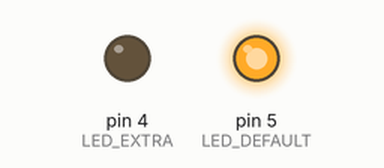
Bench run of a sketch on a simulated Arduino Uno, built with avr-gcc and run on an emulated ATmega328P. On the bench: output pins drawn as LEDs (lit = HIGH).

Above: at 0.4 s.
At 1.4 s:
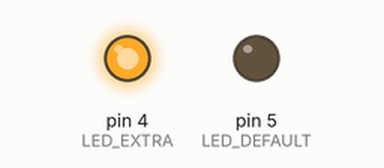
At 2.4 s:
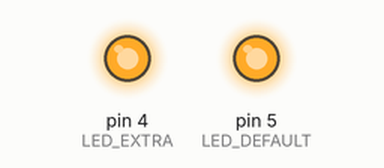
At 5.9 s:
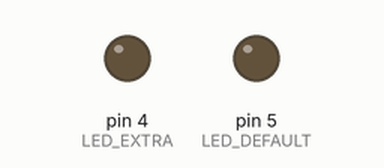
Timing chart, 0 to 7.1 s (numbered marks = the images above):
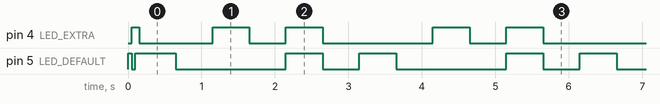

The sketch:

Roost_lab1.ino
```cpp
// =============================================================================
// File: Roost_lab1.ino LED's
// Desc: Roost! An open source implementaion of a temperature and motion
//       monitoring station based on an ESP8266 with temperature, humidity,
//       motion and distance sensors.
//
//       This code is in the public domain
// =============================================================================

// -----------------------------------------------------------------------------
// LED control:  code for dealing with the LEDs for the "Roost!" project
//

// default led on pin 5 (also onboard led)
#define LED_DEFAULT 5
// extra led on pin 4
#define LED_EXTRA 4
// both pins
#define LED_BOTH -1

void led_setup() {
  pinMode(LED_DEFAULT, OUTPUT);
  pinMode(LED_EXTRA, OUTPUT);

  digitalWrite(LED_DEFAULT, LOW);
  digitalWrite(LED_EXTRA, LOW);

  led_blink(LED_DEFAULT, 50);
  led_blink(LED_EXTRA, 50);
  led_blink(LED_BOTH, 50);
}

// -------------------------------------
// blink the led on pin l for d milliseconds
// -------------------------------------
void led_blink(int l, int d){
  // If led not specified then use default
  if (l != LED_EXTRA && l != LED_BOTH) { l = LED_DEFAULT; }

  // minimum blink is 10 millis
  if (d<10) { d=10; }

  // maximum blink is 5 seconds
  if (d>5000) { d=5000; }

  // blink on
  if (l == LED_BOTH) {
    digitalWrite(LED_DEFAULT, HIGH);
    digitalWrite(LED_EXTRA, HIGH);
  } else {
    digitalWrite(l, HIGH);
  }

  // pause ...
  delay(d);

  // blink off
  if (l == LED_BOTH) {
    digitalWrite(LED_DEFAULT, LOW);
    digitalWrite(LED_EXTRA, LOW);
  } else {
    digitalWrite(l, LOW);
  }
}

// =============================================================================
void setup() {

  // leds off, please
  led_setup();
}

// =============================================================================
void loop() {
  led_blink(LED_DEFAULT, 500);
  delay(500);

  led_blink(LED_EXTRA, 500);
  delay(500);

  led_blink(LED_BOTH, 500);
  delay(500);
}

// =============================================================================
```

Measured:
- by itself, pin 4 (LED_EXTRA): repeats every 3.0 s: HIGH 0.50 s, LOW 0.50 s, HIGH 0.50 s, LOW 1.5 s
- by itself, pin 5 (LED_DEFAULT): repeats every 3.1 s: HIGH 0.55 s, LOW 1.5 s, HIGH 0.50 s, LOW 0.50 s
- by itself, everything shown: repeats every 3.0 s, in 6 steps
